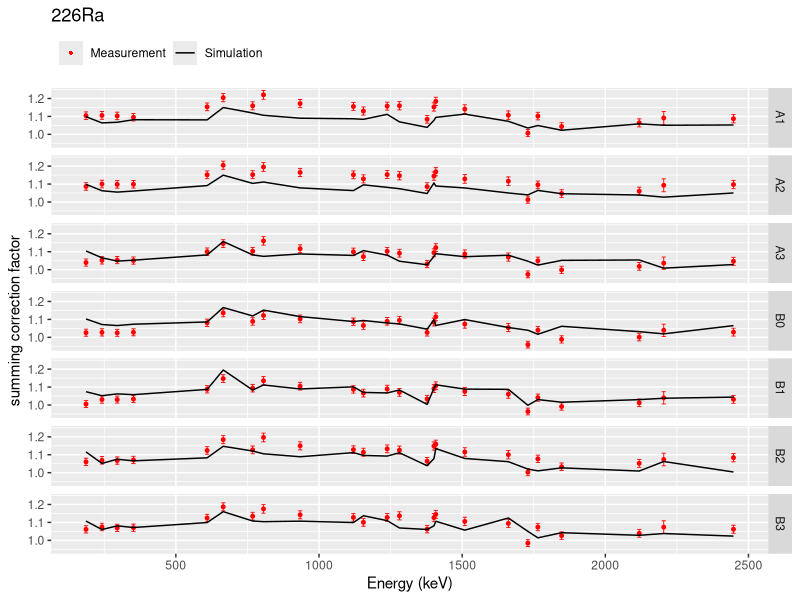
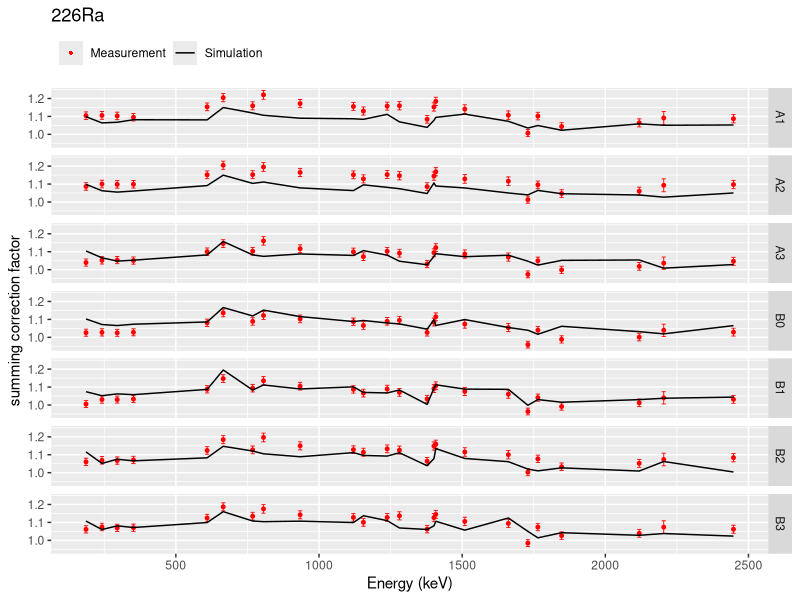

Write the R code that produced these figures, in order.
suppressMessages(library(tidyr))
suppressMessages(library(dplyr))
suppressMessages(library(data.table))
suppressMessages(library(ggplot2))

nuclide<-"226Ra"

cat("current nuclide: ", nuclide, "\n")

data<-read.csv("SummingCorrectionFactor.csv",row.names = NULL)
data<-filter(data,Nuclide==nuclide)
simData<-read.csv("factors.csv", row.names = NULL)%>%gather( det, value, A0:B3)
names(simData) <- c("Energy", "Detector", "sim_z")

require(data.table)
setDT(simData)
setDT(data)
simData<-arrange(simData, Energy, Detector)
data<-arrange(data,Energy,Detector)
simData$Energy<-data$Energy
cor_full<-merge(data,simData,by=c("Energy","Detector"))
cor_full<-arrange(cor_full, Energy, Detector)
write.csv(x=cor_full, file =paste0("Summing_Sim_Ex_Comp_",nuclide,".csv",seq=''), quote=FALSE, na="NA")

gplot<-cor_full%>%drop_na()%>%ggplot(aes(x=Energy))+
  geom_point(aes(y=z, color="Measurement"),size=1)+
  geom_errorbar(mapping=aes(ymin=z-dz, ymax=z+dz), width=15, size=0.3,color="red")+
  geom_line(aes(y=sim_z,color="Simulation"))+
  facet_grid(rows=vars(Detector))+
  scale_color_manual(values = c("red","black"),labels=c("Measurement","Simulation"))+
  labs(title=nuclide, x="Energy (keV)", y="summing correction factor")+
  theme(legend.title=element_blank(),legend.justification = "left", legend.position = "top")+
  guides(colour=guide_legend(override.aes=list(
    linetype=c (0, 1),shape=c(16,NA))))
gplot
ggsave(filename=paste0("Summing_Sim_Ex_Comp_",nuclide,".png",seq=''),plot=gplot,device =
         "png", path="./", height =7, width=5, units="in",dpi=500)


cat("combine.R has run successfully\n")
